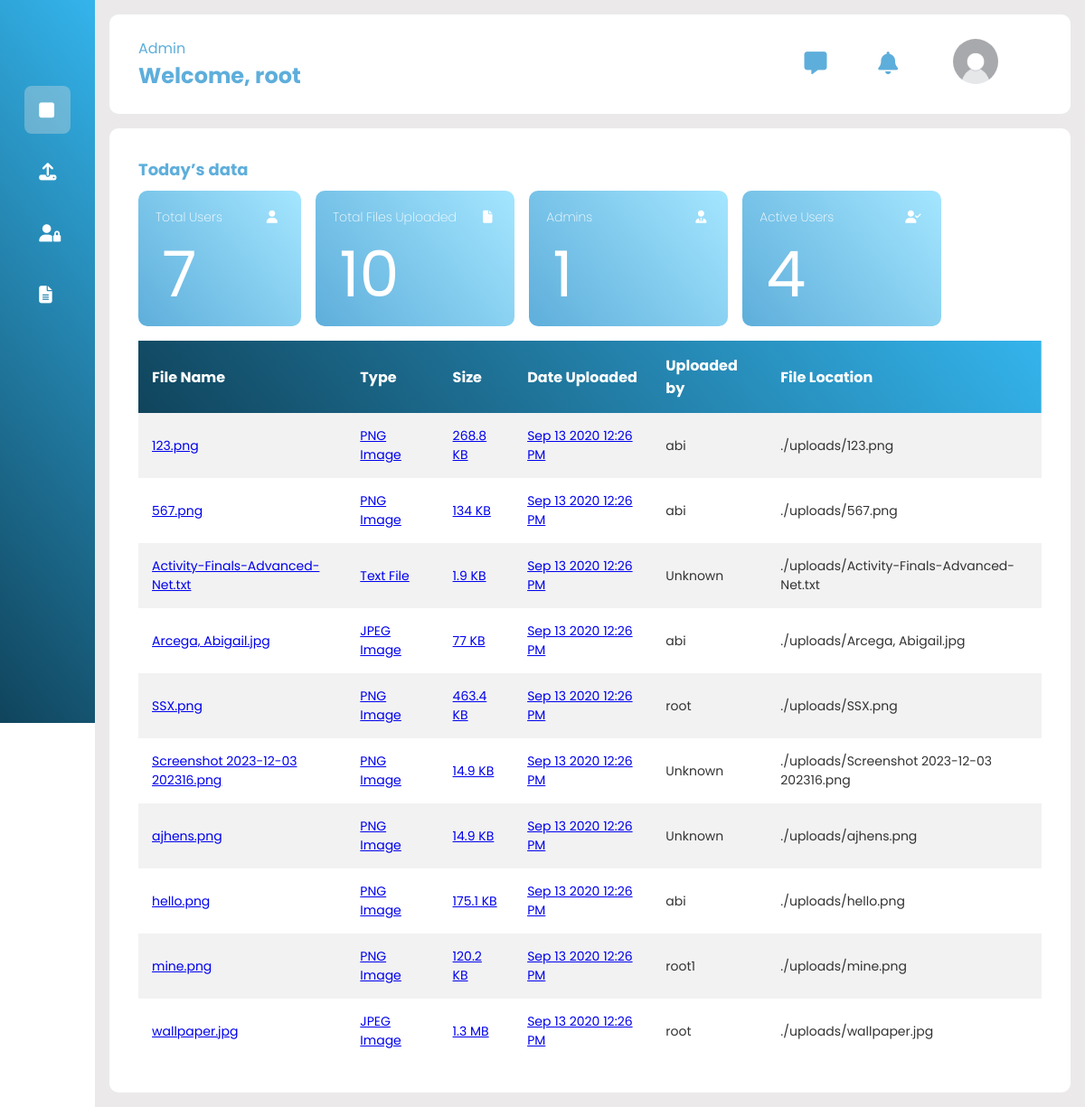
The app's page /Admin.php (signed in) with its own data.
### tables this page shows
CREATE TABLE `tbuser` (
  `id` int(15) UNSIGNED NOT NULL,
  `role` varchar(15) NOT NULL,
  `username` varchar(45) NOT NULL,
  `email` varchar(50) NOT NULL,
  `password` varchar(45) NOT NULL,
  `fullname` varchar(45) NOT NULL,
  `a_status` varchar(10) NOT NULL,
  `profile_picture` varchar(50) NOT NULL
);

### Admin.php (the view, shortened to what this page needs)
<!DOCTYPE html>
<html lang="en">
<html>
    <head>
        <link rel="stylesheet" type="text/css" href="./include/styles/styles.css">
        <link rel="stylesheet" href="https://cdnjs.cloudflare.com/ajax/libs/font-awesome/6.4.0/css/all.min.css"/>
    </head>
    <body>
<?php
require('.\include\connect\dbcon.php');
    echo '<div class="sidebar">
            <div class="logo"></div>
                <ul class="menu">
                    <li class="active">
                        <a href="Admin.php">
                        <i class="fas fa-square"></i>
                    </a>
                </li>
                <li>
                <a href="adminupload.php">
                    <i class="fas fa-upload"></i>
                </a>
                </li>
                <li>
                    <a href=".\crud\adminread.php">
                        <i class="fas fa-user-lock"></i>
                    </a>
                </li>
                <li>
                    <a href="adminauditlog.php">
                        <i class="fas fa-file-lines"></i>
                    </a>
                </li>
            </ul>
        </div>
    <div class="main--content">
        <div class="header--wrapper">
            <div class="header--title">
                <span>Admin</span>
                <h2>Welcome, '.$_SESSION["username"].'</h2>
            </div>
            <div class="user--info">
                <div class="nav--icons">
                    <ul>
                        <li>
                            <a href="">
                            <i class="fa-solid fa-message"></i>
                            </a>
                        </li>
                        <li>
                            <a href="" class="notification">
                            <i class="fa-solid fa-bell"></i>
                            </a>
                        </li>
                    </ul>
                </div>
                <div class="profile" >
                <img id="menu-btn" src="./include/styles/images/profile.jpg" alt=""/>
                </div>
                    <h3>'.$_SESSION["username"].'<br><span>Admin</span></h3>
            </div>
        </div>
        <div class="card--container">
            <h3 class="main--title">Todayʼs data</h3>
            <div class="card--wrapper">
                <div class="card--numone">
                    <div class="card--header">
                        <div class="no--user">
        ';
        $sql = "SELECT COUNT(id) FROM tbuser";
        $stmt = $pdoConnect->query($sql);
        $numberOfUsers = $stmt->fetchColumn();
        echo '<span class="title">Total Users <i class="fa-solid fa-user icon-user"></i></span>
                <span class="user--value">' . htmlspecialchars($numberOfUsers) . '</span>
                        </div>
                    </div>
                </div>
                <div class="card--numtwo">
                    <div class="card--header">
                        <div class="no--user">
        ';
            $directory = "./uploads";
            $files = scandir($directory);
            $filesOnly = array_filter($files, function ($item) use ($directory) {
                return is_file($directory . '/' . $item);
            });
            $fileCount = count($filesOnly);
        echo '<span class="title">Total Files Uploaded <i class="fa-solid fa-file icon-file"></i></span>
                <span class="user--value">'. $fileCount .'</span>
                </div>
            </div>
        </div>
        ';
        $sqlAdmins = "SELECT COUNT(id) FROM tbuser WHERE role = 'Admin'";
        $stmtAdmins = $pdoConnect->query($sqlAdmins);
        $numberOfAdmins = $stmtAdmins->fetchColumn();
        echo '
            <div class="card--numfour">
                <div class="card--header">
                    <div class="no--user">
                        <span class="title">Admins <i class="fa-solid fa-user-tie icon-admin"></i></span>
                        <span class="user--value">' . htmlspecialchars($numberOfAdmins) . '</span>
                    </div>
                </div>
            </div>
        ';
        $sqlActiveUsers = "SELECT COUNT(id) FROM tbuser WHERE a_status = 'Online'";
        $stmtActiveUsers = $pdoConnect->query($sqlActiveUsers);
        $numberOfActiveUsers = $stmtActiveUsers->fetchColumn();
        echo '
            <div class="card--numfive">
                <div class="card--header">
                    <div class="no--user">
                        <span class="title">Active Users <i class="fa-solid fa-user-check icon-active"></i></span>
                        <span class="user--value">' . htmlspecialchars($numberOfActiveUsers) . '</span>
                    </div>
                </div>
            </div>
        ';
        echo '
        <div id="table-container">
		<table class="sortable">
	    	<thead>
			<tr>
				<th>File Name</th>
				<th>Type</th>
				<th>Size</th>
				<th>Date Uploaded</th>
				<th>Uploaded by</th>
				<th>File Location</th>
			</tr>
	    </thead>
		<tbody>';
        function pretty_filesize($file) {
            if (file_exists($file) && is_file($file)) {
                $size = filesize($file);
                if ($size < 1024) {
                    $size = $size . " Bytes";
                } elseif ($size < 1048576) {
                    $size = round($size / 1024, 1) . " KB";
                } elseif ($size < 1073741824) {
                    $size = round($size / 1048576, 1) . " MB";
                } else {
                    $size = round($size / 1073741824, 1) . " GB";
                }
            } else {
                $size = "File not found";
            }
            return $size;
        }
        $myDirectory = opendir("./uploads/");
        while ($entryName = readdir($myDirectory)) {
            $dirArray[] = $entryName;
        }
        $indexCount = count($dirArray);
        sort($dirArray);
        for ($index = 0; $index < $indexCount; $index++) {
            if (substr("$dirArray[$index]", 0, 1)) {
                $class = "file";
                $name = $dirArray[$index];
                $namehref = $dirArray[$index];
                if (is_dir("./uploads/$name")) {
                    continue;
                }
                $filePath = "./uploads/" . $namehref;
                if (file_exists($filePath)) {
                    $modtime = date("M j Y g:i A", filemtime($filePath));
                    $timekey = date("YmdHis", filemtime($filePath));
                } else {
                    $modtime = "N/A";
                    $timekey = "0";
                }
                if (is_dir($filePath)) {
                    $extn = "Folder";
                    $directoryContents = scandir($filePath);
                    $size = "Directory";
                    $sizekey = "0";
                    $class = "dir";
                    if (file_exists("$filePath/favicon.ico")) {
                        $favicon = " style='background-image:url($filePath/favicon.ico);'";
                        $extn = "&lt;Website&gt;";
                    }
                    if ($name == ".") {
                        $name = ". (Current Directory)";
                        $extn = "&lt;System Dir&gt;";
                        $favicon = " style='background-image:url($filePath/.favicon.ico);'";
                    }
                    if ($name == "..") {
                        $name = ".. (Parent Directory)";
                        $extn = "&lt;System Dir&gt;";
                    }
                } else {
                    $extn = pathinfo($filePath, PATHINFO_EXTENSION);
                    switch ($extn) {
                        case "png": $extn="PNG Image";
                        break;
                        case "jpg": $extn="JPEG Image";
                        break;
                        case "txt": $extn="Text File";
                        break;
                        }
                    if (file_exists($filePath) && is_file($filePath)) {
                        $size = pretty_filesize($filePath);
                        $sizekey = filesize($filePath);
                    } else {
                        $size = "File not found";
                        $sizekey = 0;
                    }
                }
                if (isset($_SESSION["username"])) {
                    if ($_SERVER['REQUEST_METHOD'] === 'POST' && isset($_POST['Find'])) {
                        $stmt = $pdoConnect->prepare("SELECT tbuser.username FROM file_uploads JOIN tbuser ON file_uploads.username = tbuser.username WHERE file_uploads.file_name = :filename");
                        $stmt->execute(['filename' => $namehref]);
                        $uploaderInfo = $stmt->fetch(PDO::FETCH_ASSOC);
                        $uploaderUsername = $uploaderInfo ? htmlspecialchars($uploaderInfo['username']) : 'Unknown';
                        $searchTerm = isset($_POST['id']) ? $_POST['id'] : '';
                        if (stripos($name, $searchTerm) !== false || stripos($uploaderUsername, $searchTerm) !== false) {
                            echo("
                            <tr class='$class'>
                                <td><a href='javascript:void(0);' onclick='openFilePreview(\"".addslashes($namehref)."\", \"".addslashes($extn)."\")'>".htmlspecialchars($name)."</a></td>
                                <td><a href='./uploads/$namehref'>$extn</a></td>
                                <td sorttable_customkey='$sizekey'><a href='./uploads/$namehref'>$size</a></td>
                                <td sorttable_customkey='$timekey'><a href='./uploads/$namehref'>$modtime</a></td>
                                <td>" . $uploaderUsername . "</td>
                                <td>" . $filePath . "</td>
                            </tr>
                            ");
                        }
                    } else {
                $stmt = $pdoConnect->prepare("SELECT tbuser.username FROM file_uploads JOIN tbuser ON file_uploads.username = tbuser.username WHERE file_uploads.file_name = :filename");
                $stmt->execute(['filename' => $namehref]);
                $uploaderInfo = $stmt->fetch(PDO::FETCH_ASSOC);
                $uploaderUsername = $uploaderInfo ? htmlspecialchars($uploaderInfo['username']) : 'Unknown';
                echo("
                <tr class='$class'>
                                    <td><a href='javascript:void(0);' onclick='openFilePreview(\"".addslashes($namehref)."\", \"".addslashes($extn)."\")'>".htmlspecialchars($name)."</a></td>
                                    <td><a href='./uploads/$namehref'>$extn</a></td>
                                    <td sorttable_customkey='$sizekey'><a href='./uploads/$namehref'>$size</a></td>
                                    <td sorttable_customkey='$timekey'><a href='./uploads/$namehref'>$modtime</a></td>
                                    <td>" . $uploaderUsername . "</td>
                                    <td>" . $filePath . "</td>
                                </tr>
                            ");
                    }
                }
            }
        }
        ?>
            </div>
                </div>
            </div>
</body>
</html>

### include/styles/styles.css (style rules this page uses)
* { margin: 0; padding: 0; border: none; outline: none; box-sizing: border-box; font-family: "Poppins", sans-serif; }
body { display: flex; }
.sidebar { position: sticky; top: 0; left: 0; bottom: 0; width: 110px; height: 100vh; padding: 0 1.7rem; color: #fff; overflow: hidden; transition: all 0.5s linear; background-image: linear-gradient(50deg, #10445c, #34b4ec); }
.logo { height: 80px; padding: 16px; }
.menu { height: 88%; position: relative; list-style: none; padding: 0; }
.menu li { padding: 1rem; margin: 15px 0; border-radius: 8px; transition: all 0.5s ease-in-out; }
.menu li:hover, .active { background: #e0e0e058; }
.menu a { color:#fff; font-size: 14px; text-decoration: none; display: flex; align-items: center; gap: 1.5rem; white-space: nowrap; }
.menu a i { font-size: 1.2rem; }
.main--content { position: relative; background: #ebe9e9; width: 100%; padding: 1rem; }
.header--wrapper img { width: 50px; height: 50px; cursor: pointer; border-radius: 50%; }
.header--wrapper { display: flex; justify-content: space-between; align-items: center; flex-wrap: wrap; background: #fff; border-radius: 10px; padding: 10px 2rem; margin-bottom: 1rem; }
.header--title { color: #5EAEDB; }
.user--info { display: flex; align-items: center; gap: 1rem; }
.nav--icons ul { font-size: 25px; padding: 25px 20px; align-items: center; list-style: none; }
.nav--icons ul li { display: inline-block; align-items: center; padding: 1px 25px; }
.nav--icons ul li a { color: #5EAEDB; transition: 0.5s; }
.nav--icons ul li a:hover, .active { color: #10445c; }
.card--container { background: #fff; padding: 2rem; border-radius: 10px; }
.card--wrapper { display: flex; flex-wrap: wrap; gap: 1rem; }
.main--title { color: #5EAEDB; padding-bottom: 10px; font-size: 18px; }
.card--numone { background-image: linear-gradient(50deg,#5EAEDB,#A4E6FF); border-radius: 10px; padding: 1.2rem; width: 180px; height: 150px; display: flex; flex-direction: column; justify-content: space-between; transition: all 0.5s ease-in-out; }
.card--header { display: flex; justify-content: space-between; align-items: center; margin-bottom: 20px; }
.no--user { display: flex; flex-direction: column; }
.title { color: #fff; font-size: 14px; font-weight: 200; }
.user--value { color: #fff; font-size: 70px; padding-left: 0.1em; }
.icon-user { padding-left: 45px; }
.card--numtwo { background-image: linear-gradient(50deg,#5EAEDB,#A4E6FF); border-radius: 10px; padding: 1.2rem; width: 220px; height: 150px; display: flex; flex-direction: column; justify-content: space-between; transition: all 0.5s ease-in-out; }
.icon-file { padding-left: 25px; }
.icon-admin { padding-left: 110px; }
.card--numfour { background-image: linear-gradient(50deg,#5EAEDB,#A4E6FF); border-radius: 10px; padding: 1.2rem; width: 220px; height: 150px; display: flex; flex-direction: column; justify-content: space-between; transition: all 0.5s ease-in-out; }
.card--numfive { background-image: linear-gradient(50deg, #5EAEDB, #A4E6FF); border-radius: 10px; padding: 1.2rem; width: 220px; height: 150px; display: flex; flex-direction: column; justify-content: space-between; transition: all 0.5s ease-in-out; }
.icon-active { padding-left: 75px; }
table { width: 100%; border-collapse: collapse; }
thead { background-image: linear-gradient(50deg, #10445c, #34b4ec); color: #fff; }
th { padding: 15px; text-align: left; }
tbody { background: #f2f2f2; }
td { padding: 15px; font-size: 14px; color: #333; }
tr:nth-child(even) { background: #fff; }
.profile { padding-right: 48px; }

### records on screen
tbuser: username "abi"
tbuser: username "root"
tbuser: username "root1"

### other values on screen
$_SESSION["username"] "root"
$numberOfUsers "7"
$fileCount "10"
$numberOfAdmins "1"
$numberOfActiveUsers "4"
$name "123.png"
$extn "PNG Image"
$size "268.8 KB"
$modtime "Sep 13 2020 12:26 PM"
$filePath "./uploads/123.png"
$name "567.png"
$size "134 KB"
$filePath "./uploads/567.png"
$name "Activity-Finals-Advanced-Net.txt"
$extn "Text File"
